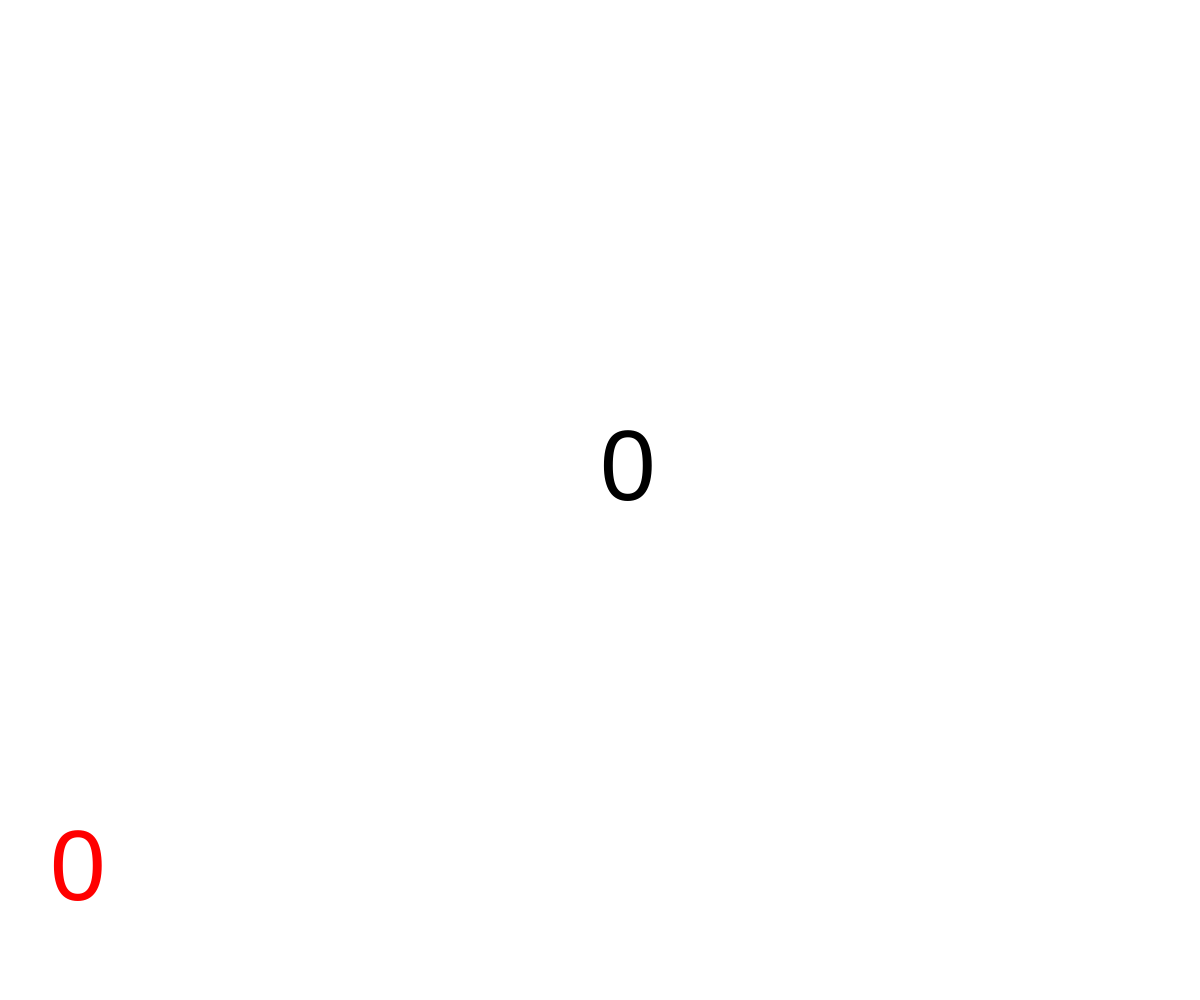
Frame 1 (no input)
Frame 60 (no input): identical to frame 1, image omitted
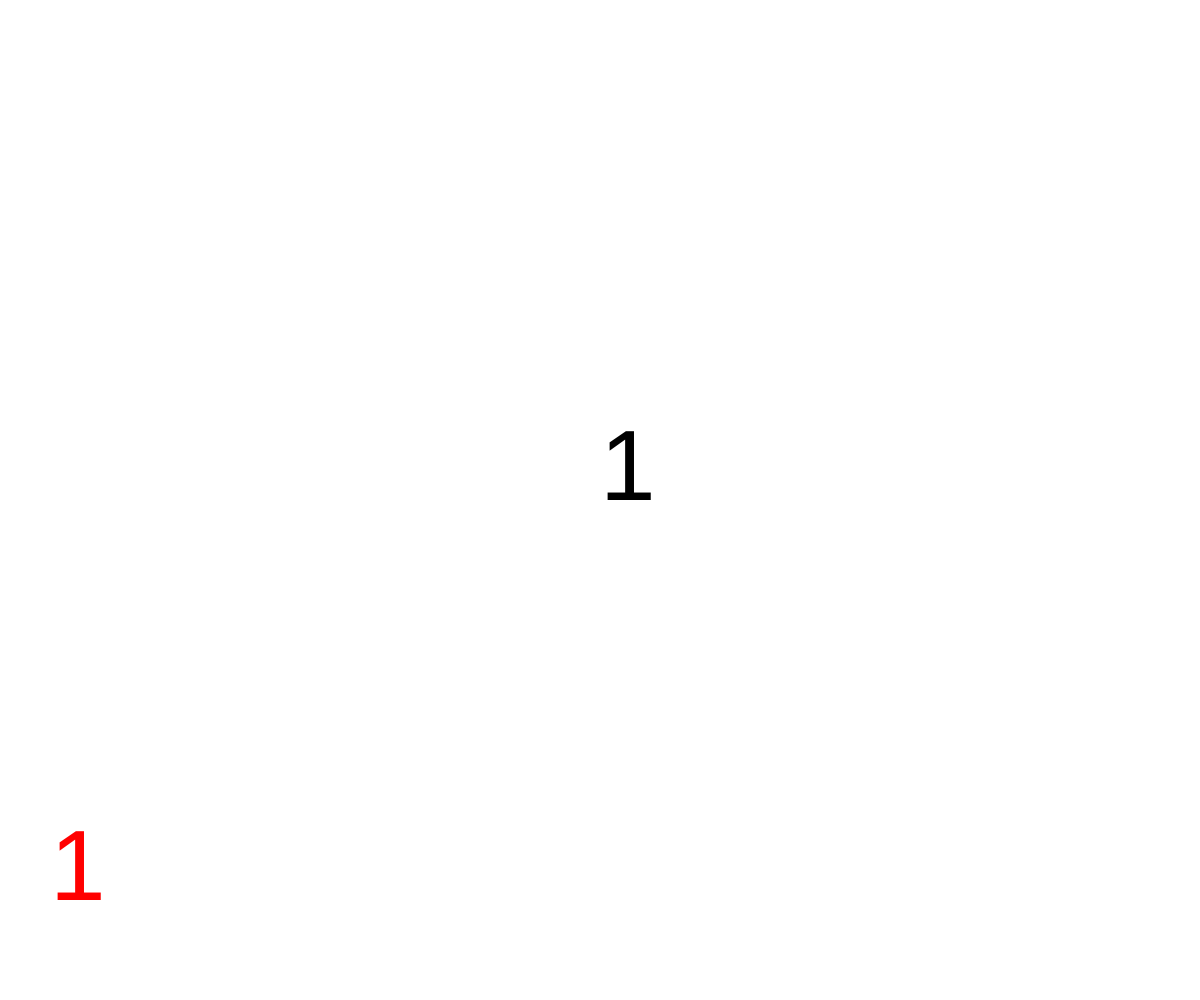
Frame 120 (the mouse pressed at the canvas centre since frame 60)

The p5.js sketch that drew these frames (run headless with seeded random() and noise() and a simulated clock; from frame 60 on, the mouse is pressed at the canvas centre):

// p5.js sketch
// ── sketch.js
//Local Storage Demo

function setup() {
  createCanvas(windowWidth, windowHeight);
  if (getItem("hightscore") !== null) { //if there is a highscore, if it exists
    highestEver = getItem("highscore");
  }
  else{
    storeItem("highscore", 0);
  }
}

function draw() {
  background("white");

  fill("black");
  textSize(100);
  text(numberOfClicks, width/2, height/2);

  fill("red");
  text(highestEver, 50, height - 100)
}

let numberOfClicks = 0;
let highestEver = 0;

function mousePressed(){
  numberOfClicks++;

  if (numberOfClicks > getItem("highscore")){
    storeItem("highscore", numberOfClicks);
    highestEver = numberOfClicks;
  }
}
